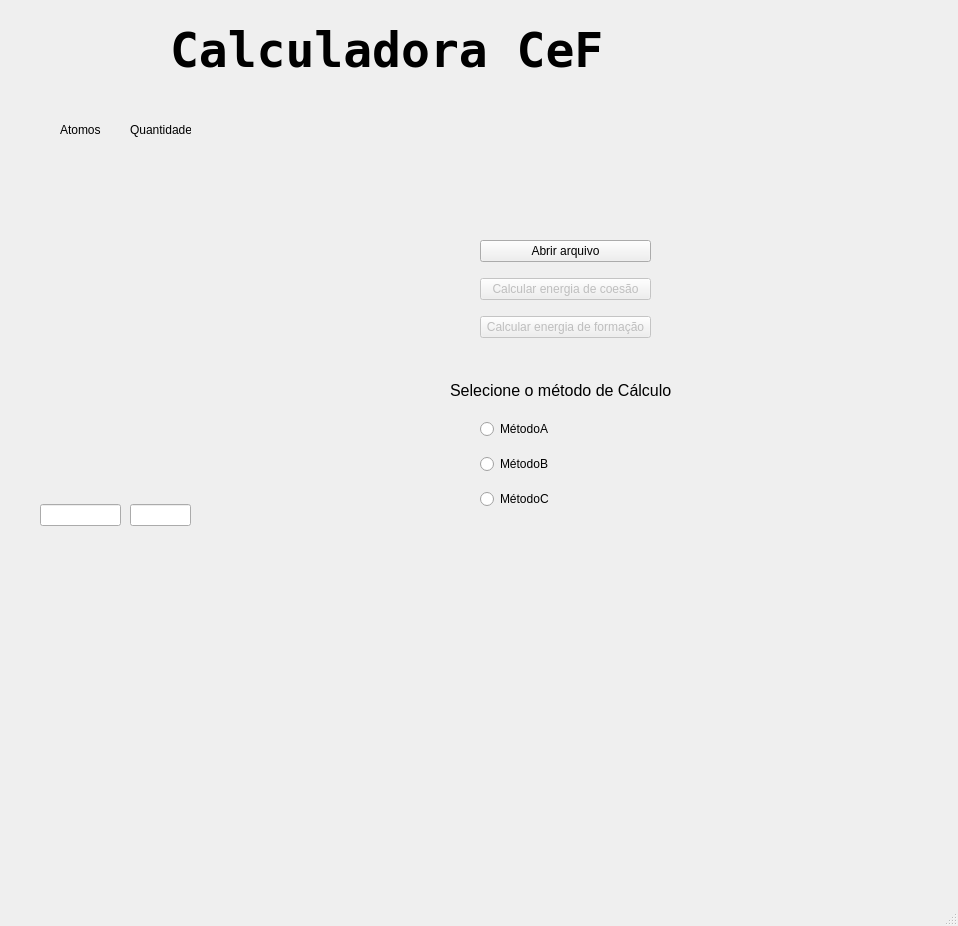
<?xml version="1.0" encoding="UTF-8"?>
<ui version="4.0">
 <class>MainWindow</class>
 <widget class="QMainWindow" name="MainWindow">
  <property name="geometry">
   <rect>
    <x>0</x>
    <y>0</y>
    <width>958</width>
    <height>926</height>
   </rect>
  </property>
  <property name="windowTitle">
   <string>MainWindow</string>
  </property>
  <widget class="QWidget" name="centralwidget">
   <widget class="QWidget" name="verticalLayoutWidget">
    <property name="geometry">
     <rect>
      <x>480</x>
      <y>230</y>
      <width>171</width>
      <height>121</height>
     </rect>
    </property>
    <layout class="QVBoxLayout" name="verticalLayout">
     <item>
      <widget class="QPushButton" name="botaoBrowseFiles">
       <property name="text">
        <string>Abrir arquivo</string>
       </property>
      </widget>
     </item>
     <item>
      <widget class="QPushButton" name="botao_calculaEnergiaCoesao">
       <property name="enabled">
        <bool>false</bool>
       </property>
       <property name="text">
        <string>Calcular energia de coesão</string>
       </property>
      </widget>
     </item>
     <item>
      <widget class="QPushButton" name="botao_calculaEnergiaFormacao">
       <property name="enabled">
        <bool>false</bool>
       </property>
       <property name="text">
        <string>Calcular energia de formação</string>
       </property>
      </widget>
     </item>
    </layout>
   </widget>
   <widget class="QLabel" name="label">
    <property name="geometry">
     <rect>
      <x>170</x>
      <y>0</y>
      <width>641</width>
      <height>101</height>
     </rect>
    </property>
    <property name="font">
     <font>
      <family>Terminal</family>
      <pointsize>36</pointsize>
      <weight>75</weight>
      <bold>true</bold>
     </font>
    </property>
    <property name="text">
     <string>Calculadora CeF</string>
    </property>
   </widget>
   <widget class="QWidget" name="verticalLayoutWidget_2">
    <property name="geometry">
     <rect>
      <x>40</x>
      <y>140</y>
      <width>81</width>
      <height>751</height>
     </rect>
    </property>
    <layout class="QVBoxLayout" name="verticalLayout_1">
     <item>
      <widget class="QLineEdit" name="lineEdit"/>
     </item>
    </layout>
   </widget>
   <widget class="QWidget" name="verticalLayoutWidget_3">
    <property name="geometry">
     <rect>
      <x>130</x>
      <y>140</y>
      <width>61</width>
      <height>751</height>
     </rect>
    </property>
    <layout class="QVBoxLayout" name="verticalLayout_2">
     <item>
      <widget class="QLineEdit" name="lineEdit_2">
       <property name="inputMethodHints">
        <set>Qt::ImhDigitsOnly</set>
       </property>
      </widget>
     </item>
    </layout>
   </widget>
   <widget class="QWidget" name="verticalLayoutWidget_4">
    <property name="geometry">
     <rect>
      <x>480</x>
      <y>410</y>
      <width>131</width>
      <height>111</height>
     </rect>
    </property>
    <layout class="QVBoxLayout" name="verticalLayout_3">
     <item>
      <widget class="QRadioButton" name="metodoCalculo_A">
       <property name="enabled">
        <bool>true</bool>
       </property>
       <property name="text">
        <string>MétodoA</string>
       </property>
      </widget>
     </item>
     <item>
      <widget class="QRadioButton" name="metodoCalculo_B">
       <property name="text">
        <string>MétodoB</string>
       </property>
      </widget>
     </item>
     <item>
      <widget class="QRadioButton" name="metodoCalculo_C">
       <property name="text">
        <string>MétodoC</string>
       </property>
      </widget>
     </item>
    </layout>
   </widget>
   <widget class="QLabel" name="entrada_1Descricao">
    <property name="geometry">
     <rect>
      <x>60</x>
      <y>120</y>
      <width>46</width>
      <height>20</height>
     </rect>
    </property>
    <property name="text">
     <string>Atomos</string>
    </property>
   </widget>
   <widget class="QLabel" name="entrada_2Descricao">
    <property name="geometry">
     <rect>
      <x>130</x>
      <y>120</y>
      <width>61</width>
      <height>20</height>
     </rect>
    </property>
    <property name="text">
     <string>Quantidade</string>
    </property>
   </widget>
   <widget class="QLabel" name="radioButtons_Descricao">
    <property name="geometry">
     <rect>
      <x>450</x>
      <y>380</y>
      <width>231</width>
      <height>21</height>
     </rect>
    </property>
    <property name="font">
     <font>
      <pointsize>12</pointsize>
     </font>
    </property>
    <property name="text">
     <string>Selecione o método de Cálculo</string>
    </property>
   </widget>
   <zorder>descricao_entrada_numero_atomos</zorder>
   <zorder>verticalLayoutWidget</zorder>
   <zorder>label</zorder>
   <zorder>verticalLayoutWidget_2</zorder>
   <zorder>verticalLayoutWidget_3</zorder>
   <zorder>verticalLayoutWidget_4</zorder>
   <zorder>entrada_1Descricao</zorder>
   <zorder>entrada_2Descricao</zorder>
   <zorder>radioButtons_Descricao</zorder>
  </widget>
  <widget class="QStatusBar" name="statusbar"/>
  <action name="actionSoftware">
   <property name="text">
    <string>Software</string>
   </property>
  </action>
  <action name="actionProgramador">
   <property name="text">
    <string>Programador</string>
   </property>
  </action>
 </widget>
 <resources/>
 <connections/>
</ui>
